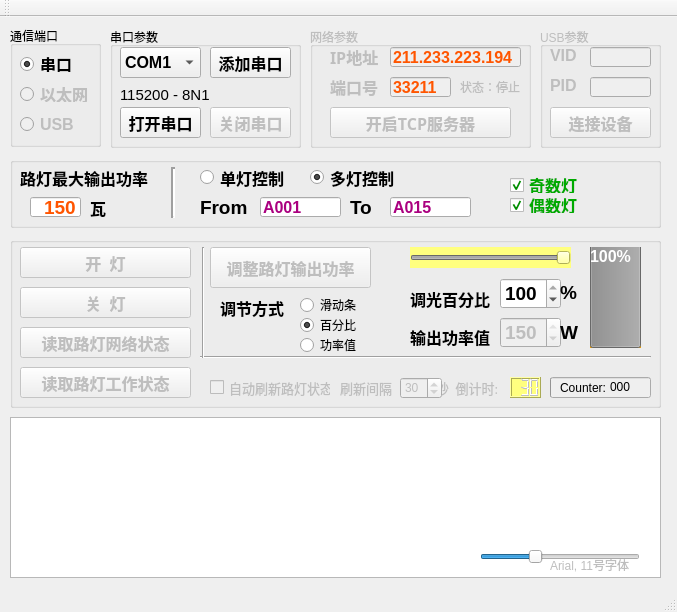
<?xml version="1.0" encoding="UTF-8"?>
<ui version="4.0">
 <class>MainWindow</class>
 <widget class="QMainWindow" name="MainWindow">
  <property name="geometry">
   <rect>
    <x>0</x>
    <y>0</y>
    <width>677</width>
    <height>612</height>
   </rect>
  </property>
  <property name="windowTitle">
   <string>ATZGB路灯控制软件 内测版本v0.11</string>
  </property>
  <widget class="QWidget" name="centralWidget">
   <widget class="QGroupBox" name="groupBox">
    <property name="geometry">
     <rect>
      <x>10</x>
      <y>140</y>
      <width>651</width>
      <height>71</height>
     </rect>
    </property>
    <property name="title">
     <string/>
    </property>
    <widget class="QLabel" name="label_to">
     <property name="geometry">
      <rect>
       <x>340</x>
       <y>40</y>
       <width>31</width>
       <height>20</height>
      </rect>
     </property>
     <property name="font">
      <font>
       <family>Arial</family>
       <pointsize>14</pointsize>
       <weight>75</weight>
       <bold>true</bold>
      </font>
     </property>
     <property name="text">
      <string>To</string>
     </property>
    </widget>
    <widget class="QLabel" name="label_from">
     <property name="geometry">
      <rect>
       <x>190</x>
       <y>40</y>
       <width>54</width>
       <height>20</height>
      </rect>
     </property>
     <property name="font">
      <font>
       <family>Arial</family>
       <pointsize>14</pointsize>
       <weight>75</weight>
       <bold>true</bold>
      </font>
     </property>
     <property name="text">
      <string>From</string>
     </property>
    </widget>
    <widget class="QLineEdit" name="AddrOP">
     <property name="geometry">
      <rect>
       <x>250</x>
       <y>40</y>
       <width>81</width>
       <height>20</height>
      </rect>
     </property>
     <property name="font">
      <font>
       <family>Arial</family>
       <pointsize>12</pointsize>
       <weight>75</weight>
       <bold>true</bold>
      </font>
     </property>
     <property name="styleSheet">
      <string notr="true">color: rgb(170, 0, 127);</string>
     </property>
     <property name="inputMask">
      <string>HHHH; </string>
     </property>
     <property name="text">
      <string>A001</string>
     </property>
     <property name="maxLength">
      <number>4</number>
     </property>
    </widget>
    <widget class="QLineEdit" name="AddrED">
     <property name="geometry">
      <rect>
       <x>380</x>
       <y>40</y>
       <width>81</width>
       <height>20</height>
      </rect>
     </property>
     <property name="font">
      <font>
       <family>Arial</family>
       <pointsize>12</pointsize>
       <weight>75</weight>
       <bold>true</bold>
      </font>
     </property>
     <property name="styleSheet">
      <string notr="true">color: rgb(170, 0, 127);</string>
     </property>
     <property name="inputMask">
      <string>HHHH; </string>
     </property>
     <property name="text">
      <string>A015</string>
     </property>
     <property name="maxLength">
      <number>4</number>
     </property>
     <property name="frame">
      <bool>true</bool>
     </property>
    </widget>
    <widget class="QRadioButton" name="radioBtnMul">
     <property name="geometry">
      <rect>
       <x>300</x>
       <y>10</y>
       <width>89</width>
       <height>21</height>
      </rect>
     </property>
     <property name="font">
      <font>
       <family>微软雅黑</family>
       <pointsize>12</pointsize>
       <weight>75</weight>
       <bold>true</bold>
      </font>
     </property>
     <property name="text">
      <string>多灯控制</string>
     </property>
     <property name="checked">
      <bool>true</bool>
     </property>
    </widget>
    <widget class="QRadioButton" name="radioBtnSig">
     <property name="geometry">
      <rect>
       <x>190</x>
       <y>10</y>
       <width>89</width>
       <height>21</height>
      </rect>
     </property>
     <property name="font">
      <font>
       <family>微软雅黑</family>
       <pointsize>12</pointsize>
       <weight>75</weight>
       <bold>true</bold>
      </font>
     </property>
     <property name="text">
      <string>单灯控制</string>
     </property>
    </widget>
    <widget class="QCheckBox" name="chkBox_odd">
     <property name="geometry">
      <rect>
       <x>500</x>
       <y>20</y>
       <width>71</width>
       <height>16</height>
      </rect>
     </property>
     <property name="font">
      <font>
       <family>微软雅黑</family>
       <pointsize>12</pointsize>
       <weight>75</weight>
       <bold>true</bold>
      </font>
     </property>
     <property name="styleSheet">
      <string notr="true">color: rgb(0, 170, 0);</string>
     </property>
     <property name="text">
      <string>奇数灯</string>
     </property>
     <property name="checked">
      <bool>true</bool>
     </property>
    </widget>
    <widget class="QCheckBox" name="chkBox_even">
     <property name="geometry">
      <rect>
       <x>500</x>
       <y>40</y>
       <width>71</width>
       <height>16</height>
      </rect>
     </property>
     <property name="font">
      <font>
       <family>微软雅黑</family>
       <pointsize>12</pointsize>
       <weight>75</weight>
       <bold>true</bold>
      </font>
     </property>
     <property name="styleSheet">
      <string notr="true">color: rgb(0, 170, 0);</string>
     </property>
     <property name="text">
      <string>偶数灯</string>
     </property>
     <property name="checked">
      <bool>true</bool>
     </property>
    </widget>
    <widget class="QLabel" name="label_11">
     <property name="geometry">
      <rect>
       <x>10</x>
       <y>10</y>
       <width>141</width>
       <height>21</height>
      </rect>
     </property>
     <property name="font">
      <font>
       <family>微软雅黑</family>
       <pointsize>12</pointsize>
       <weight>75</weight>
       <bold>true</bold>
      </font>
     </property>
     <property name="text">
      <string>路灯最大输出功率</string>
     </property>
    </widget>
    <widget class="QLineEdit" name="lampPowerMax">
     <property name="geometry">
      <rect>
       <x>20</x>
       <y>40</y>
       <width>51</width>
       <height>20</height>
      </rect>
     </property>
     <property name="font">
      <font>
       <family>Arial</family>
       <pointsize>14</pointsize>
       <weight>75</weight>
       <bold>true</bold>
      </font>
     </property>
     <property name="layoutDirection">
      <enum>Qt::LeftToRight</enum>
     </property>
     <property name="styleSheet">
      <string notr="true">color: rgb(255, 85, 0);</string>
     </property>
     <property name="inputMask">
      <string>999; </string>
     </property>
     <property name="text">
      <string>150</string>
     </property>
     <property name="maxLength">
      <number>3</number>
     </property>
     <property name="alignment">
      <set>Qt::AlignRight|Qt::AlignTrailing|Qt::AlignVCenter</set>
     </property>
    </widget>
    <widget class="QLabel" name="label_12">
     <property name="geometry">
      <rect>
       <x>80</x>
       <y>40</y>
       <width>16</width>
       <height>21</height>
      </rect>
     </property>
     <property name="font">
      <font>
       <family>微软雅黑</family>
       <pointsize>12</pointsize>
       <weight>75</weight>
       <bold>true</bold>
      </font>
     </property>
     <property name="text">
      <string>瓦</string>
     </property>
    </widget>
    <widget class="Line" name="line_3">
     <property name="geometry">
      <rect>
       <x>153</x>
       <y>10</y>
       <width>20</width>
       <height>51</height>
      </rect>
     </property>
     <property name="lineWidth">
      <number>2</number>
     </property>
     <property name="orientation">
      <enum>Qt::Vertical</enum>
     </property>
    </widget>
   </widget>
   <widget class="QGroupBox" name="groupBox_2">
    <property name="geometry">
     <rect>
      <x>10</x>
      <y>220</y>
      <width>651</width>
      <height>171</height>
     </rect>
    </property>
    <property name="title">
     <string/>
    </property>
    <widget class="QPushButton" name="BtnPWMoutEn">
     <property name="enabled">
      <bool>false</bool>
     </property>
     <property name="geometry">
      <rect>
       <x>200</x>
       <y>10</y>
       <width>161</width>
       <height>41</height>
      </rect>
     </property>
     <property name="font">
      <font>
       <family>微软雅黑</family>
       <pointsize>12</pointsize>
       <weight>75</weight>
       <bold>true</bold>
      </font>
     </property>
     <property name="text">
      <string>调整路灯输出功率</string>
     </property>
    </widget>
    <widget class="QPushButton" name="BtnNetTop">
     <property name="enabled">
      <bool>false</bool>
     </property>
     <property name="geometry">
      <rect>
       <x>10</x>
       <y>90</y>
       <width>171</width>
       <height>31</height>
      </rect>
     </property>
     <property name="font">
      <font>
       <family>微软雅黑</family>
       <pointsize>12</pointsize>
       <weight>75</weight>
       <bold>true</bold>
      </font>
     </property>
     <property name="text">
      <string>读取路灯网络状态</string>
     </property>
    </widget>
    <widget class="QSpinBox" name="PWMout_value">
     <property name="geometry">
      <rect>
       <x>490</x>
       <y>41</y>
       <width>61</width>
       <height>31</height>
      </rect>
     </property>
     <property name="font">
      <font>
       <family>Arial</family>
       <pointsize>14</pointsize>
       <weight>75</weight>
       <bold>true</bold>
      </font>
     </property>
     <property name="mouseTracking">
      <bool>false</bool>
     </property>
     <property name="layoutDirection">
      <enum>Qt::LeftToRight</enum>
     </property>
     <property name="accelerated">
      <bool>false</bool>
     </property>
     <property name="maximum">
      <number>100</number>
     </property>
     <property name="value">
      <number>100</number>
     </property>
    </widget>
    <widget class="QPushButton" name="BtnLampOff">
     <property name="enabled">
      <bool>false</bool>
     </property>
     <property name="geometry">
      <rect>
       <x>10</x>
       <y>50</y>
       <width>171</width>
       <height>31</height>
      </rect>
     </property>
     <property name="font">
      <font>
       <family>微软雅黑</family>
       <pointsize>12</pointsize>
       <weight>75</weight>
       <bold>true</bold>
      </font>
     </property>
     <property name="text">
      <string>关  灯</string>
     </property>
    </widget>
    <widget class="QLabel" name="label_2">
     <property name="geometry">
      <rect>
       <x>550</x>
       <y>40</y>
       <width>31</width>
       <height>31</height>
      </rect>
     </property>
     <property name="font">
      <font>
       <family>Arial</family>
       <pointsize>14</pointsize>
       <weight>75</weight>
       <bold>true</bold>
      </font>
     </property>
     <property name="text">
      <string>%</string>
     </property>
    </widget>
    <widget class="QPushButton" name="BtnPWMin">
     <property name="enabled">
      <bool>false</bool>
     </property>
     <property name="geometry">
      <rect>
       <x>10</x>
       <y>130</y>
       <width>171</width>
       <height>31</height>
      </rect>
     </property>
     <property name="font">
      <font>
       <family>微软雅黑</family>
       <pointsize>12</pointsize>
       <weight>75</weight>
       <bold>true</bold>
      </font>
     </property>
     <property name="text">
      <string>读取路灯工作状态</string>
     </property>
    </widget>
    <widget class="QPushButton" name="BtnLampOn">
     <property name="enabled">
      <bool>false</bool>
     </property>
     <property name="geometry">
      <rect>
       <x>10</x>
       <y>10</y>
       <width>171</width>
       <height>31</height>
      </rect>
     </property>
     <property name="font">
      <font>
       <family>微软雅黑</family>
       <pointsize>12</pointsize>
       <weight>75</weight>
       <bold>true</bold>
      </font>
     </property>
     <property name="text">
      <string>开  灯</string>
     </property>
    </widget>
    <widget class="QLCDNumber" name="lcdTimer">
     <property name="enabled">
      <bool>false</bool>
     </property>
     <property name="geometry">
      <rect>
       <x>500</x>
       <y>140</y>
       <width>31</width>
       <height>21</height>
      </rect>
     </property>
     <property name="styleSheet">
      <string notr="true">color: rgb(85, 0, 255);
background-color: rgb(255, 255, 127);</string>
     </property>
     <property name="digitCount">
      <number>3</number>
     </property>
     <property name="segmentStyle">
      <enum>QLCDNumber::Filled</enum>
     </property>
     <property name="intValue" stdset="0">
      <number>30</number>
     </property>
    </widget>
    <widget class="QCheckBox" name="chkBoxRefresh">
     <property name="enabled">
      <bool>false</bool>
     </property>
     <property name="geometry">
      <rect>
       <x>200</x>
       <y>140</y>
       <width>121</width>
       <height>21</height>
      </rect>
     </property>
     <property name="font">
      <font>
       <family>微软雅黑</family>
       <pointsize>10</pointsize>
       <weight>50</weight>
       <bold>false</bold>
      </font>
     </property>
     <property name="text">
      <string>自动刷新路灯状态</string>
     </property>
    </widget>
    <widget class="QLabel" name="label_refresh_info">
     <property name="enabled">
      <bool>false</bool>
     </property>
     <property name="geometry">
      <rect>
       <x>330</x>
       <y>140</y>
       <width>171</width>
       <height>21</height>
      </rect>
     </property>
     <property name="font">
      <font>
       <family>微软雅黑</family>
       <pointsize>10</pointsize>
       <weight>50</weight>
       <bold>false</bold>
      </font>
     </property>
     <property name="text">
      <string>刷新间隔             秒  倒计时:</string>
     </property>
    </widget>
    <widget class="QSpinBox" name="timeCounter">
     <property name="enabled">
      <bool>false</bool>
     </property>
     <property name="geometry">
      <rect>
       <x>390</x>
       <y>140</y>
       <width>42</width>
       <height>22</height>
      </rect>
     </property>
     <property name="minimum">
      <number>10</number>
     </property>
     <property name="maximum">
      <number>600</number>
     </property>
     <property name="singleStep">
      <number>10</number>
     </property>
     <property name="value">
      <number>30</number>
     </property>
    </widget>
    <widget class="QSlider" name="lampSlider">
     <property name="enabled">
      <bool>false</bool>
     </property>
     <property name="geometry">
      <rect>
       <x>400</x>
       <y>10</y>
       <width>161</width>
       <height>21</height>
      </rect>
     </property>
     <property name="styleSheet">
      <string notr="true">background-color: rgb(255, 255, 127);</string>
     </property>
     <property name="maximum">
      <number>100</number>
     </property>
     <property name="singleStep">
      <number>1</number>
     </property>
     <property name="pageStep">
      <number>10</number>
     </property>
     <property name="value">
      <number>100</number>
     </property>
     <property name="orientation">
      <enum>Qt::Horizontal</enum>
     </property>
     <property name="invertedAppearance">
      <bool>false</bool>
     </property>
     <property name="invertedControls">
      <bool>false</bool>
     </property>
    </widget>
    <widget class="Line" name="line">
     <property name="geometry">
      <rect>
       <x>190</x>
       <y>110</y>
       <width>451</width>
       <height>20</height>
      </rect>
     </property>
     <property name="orientation">
      <enum>Qt::Horizontal</enum>
     </property>
    </widget>
    <widget class="Line" name="line_2">
     <property name="geometry">
      <rect>
       <x>183</x>
       <y>10</y>
       <width>20</width>
       <height>111</height>
      </rect>
     </property>
     <property name="orientation">
      <enum>Qt::Vertical</enum>
     </property>
    </widget>
    <widget class="QSpinBox" name="lampPowerValue">
     <property name="enabled">
      <bool>false</bool>
     </property>
     <property name="geometry">
      <rect>
       <x>490</x>
       <y>80</y>
       <width>61</width>
       <height>31</height>
      </rect>
     </property>
     <property name="font">
      <font>
       <family>Arial</family>
       <pointsize>14</pointsize>
       <weight>75</weight>
       <bold>true</bold>
      </font>
     </property>
     <property name="minimum">
      <number>75</number>
     </property>
     <property name="maximum">
      <number>150</number>
     </property>
     <property name="singleStep">
      <number>1</number>
     </property>
     <property name="value">
      <number>150</number>
     </property>
    </widget>
    <widget class="QLabel" name="label_4">
     <property name="geometry">
      <rect>
       <x>400</x>
       <y>46</y>
       <width>91</width>
       <height>31</height>
      </rect>
     </property>
     <property name="font">
      <font>
       <family>微软雅黑</family>
       <pointsize>12</pointsize>
       <weight>75</weight>
       <bold>true</bold>
      </font>
     </property>
     <property name="text">
      <string>调光百分比</string>
     </property>
    </widget>
    <widget class="QLabel" name="label_9">
     <property name="geometry">
      <rect>
       <x>400</x>
       <y>90</y>
       <width>81</width>
       <height>20</height>
      </rect>
     </property>
     <property name="font">
      <font>
       <family>微软雅黑</family>
       <pointsize>12</pointsize>
       <weight>75</weight>
       <bold>true</bold>
      </font>
     </property>
     <property name="text">
      <string>输出功率值</string>
     </property>
    </widget>
    <widget class="QLabel" name="label_10">
     <property name="geometry">
      <rect>
       <x>550</x>
       <y>80</y>
       <width>21</width>
       <height>31</height>
      </rect>
     </property>
     <property name="font">
      <font>
       <family>Arial</family>
       <pointsize>14</pointsize>
       <weight>75</weight>
       <bold>true</bold>
      </font>
     </property>
     <property name="text">
      <string>W</string>
     </property>
    </widget>
    <widget class="QProgressBar" name="lampBar">
     <property name="enabled">
      <bool>false</bool>
     </property>
     <property name="geometry">
      <rect>
       <x>580</x>
       <y>10</y>
       <width>51</width>
       <height>101</height>
      </rect>
     </property>
     <property name="font">
      <font>
       <family>Arial</family>
       <pointsize>12</pointsize>
       <weight>75</weight>
       <bold>true</bold>
      </font>
     </property>
     <property name="styleSheet">
      <string notr="true">color: rgb(255, 255, 255);
border-color: rgb(255, 170, 255);
background-color: rgb(239, 159, 0);
</string>
     </property>
     <property name="value">
      <number>100</number>
     </property>
     <property name="textVisible">
      <bool>true</bool>
     </property>
     <property name="orientation">
      <enum>Qt::Vertical</enum>
     </property>
     <property name="textDirection">
      <enum>QProgressBar::TopToBottom</enum>
     </property>
    </widget>
    <widget class="QLabel" name="label_15">
     <property name="geometry">
      <rect>
       <x>210</x>
       <y>60</y>
       <width>71</width>
       <height>21</height>
      </rect>
     </property>
     <property name="font">
      <font>
       <family>微软雅黑</family>
       <pointsize>12</pointsize>
       <weight>75</weight>
       <bold>true</bold>
      </font>
     </property>
     <property name="text">
      <string>调节方式</string>
     </property>
    </widget>
    <widget class="QRadioButton" name="radio_slider">
     <property name="enabled">
      <bool>true</bool>
     </property>
     <property name="geometry">
      <rect>
       <x>290</x>
       <y>60</y>
       <width>61</width>
       <height>16</height>
      </rect>
     </property>
     <property name="text">
      <string>滑动条</string>
     </property>
    </widget>
    <widget class="QRadioButton" name="radio_power">
     <property name="geometry">
      <rect>
       <x>290</x>
       <y>100</y>
       <width>61</width>
       <height>16</height>
      </rect>
     </property>
     <property name="text">
      <string>功率值</string>
     </property>
    </widget>
    <widget class="QRadioButton" name="radio_percent">
     <property name="geometry">
      <rect>
       <x>290</x>
       <y>80</y>
       <width>61</width>
       <height>16</height>
      </rect>
     </property>
     <property name="text">
      <string>百分比</string>
     </property>
     <property name="checked">
      <bool>true</bool>
     </property>
    </widget>
    <widget class="QProgressBar" name="timerBar">
     <property name="enabled">
      <bool>false</bool>
     </property>
     <property name="geometry">
      <rect>
       <x>540</x>
       <y>140</y>
       <width>101</width>
       <height>21</height>
      </rect>
     </property>
     <property name="value">
      <number>0</number>
     </property>
     <property name="textVisible">
      <bool>false</bool>
     </property>
     <property name="invertedAppearance">
      <bool>false</bool>
     </property>
    </widget>
    <widget class="QLabel" name="label_3">
     <property name="geometry">
      <rect>
       <x>550</x>
       <y>140</y>
       <width>51</width>
       <height>21</height>
      </rect>
     </property>
     <property name="text">
      <string>Counter:</string>
     </property>
    </widget>
    <widget class="QLabel" name="label_timerOVcnt">
     <property name="geometry">
      <rect>
       <x>600</x>
       <y>140</y>
       <width>21</width>
       <height>20</height>
      </rect>
     </property>
     <property name="text">
      <string>000</string>
     </property>
    </widget>
   </widget>
   <widget class="QTextBrowser" name="textBrowser">
    <property name="geometry">
     <rect>
      <x>10</x>
      <y>400</y>
      <width>651</width>
      <height>161</height>
     </rect>
    </property>
    <property name="font">
     <font>
      <family>Arial</family>
      <pointsize>11</pointsize>
      <weight>75</weight>
      <bold>true</bold>
     </font>
    </property>
   </widget>
   <widget class="QGroupBox" name="groupBox_COM">
    <property name="enabled">
     <bool>true</bool>
    </property>
    <property name="geometry">
     <rect>
      <x>110</x>
      <y>10</y>
      <width>191</width>
      <height>121</height>
     </rect>
    </property>
    <property name="title">
     <string>串口参数</string>
    </property>
    <widget class="QComboBox" name="portNameComboBox">
     <property name="geometry">
      <rect>
       <x>10</x>
       <y>20</y>
       <width>81</width>
       <height>31</height>
      </rect>
     </property>
     <property name="font">
      <font>
       <family>Arial</family>
       <pointsize>12</pointsize>
       <weight>75</weight>
       <bold>true</bold>
      </font>
     </property>
     <item>
      <property name="text">
       <string>COM1</string>
      </property>
     </item>
     <item>
      <property name="text">
       <string>COM2</string>
      </property>
     </item>
     <item>
      <property name="text">
       <string>COM3</string>
      </property>
     </item>
     <item>
      <property name="text">
       <string>COM4</string>
      </property>
     </item>
    </widget>
    <widget class="QPushButton" name="BtnAddUart">
     <property name="geometry">
      <rect>
       <x>100</x>
       <y>20</y>
       <width>81</width>
       <height>31</height>
      </rect>
     </property>
     <property name="font">
      <font>
       <family>微软雅黑</family>
       <pointsize>12</pointsize>
       <weight>75</weight>
       <bold>true</bold>
      </font>
     </property>
     <property name="text">
      <string>添加串口</string>
     </property>
    </widget>
    <widget class="QPushButton" name="BtnCloseUart">
     <property name="enabled">
      <bool>false</bool>
     </property>
     <property name="geometry">
      <rect>
       <x>100</x>
       <y>80</y>
       <width>81</width>
       <height>31</height>
      </rect>
     </property>
     <property name="font">
      <font>
       <family>微软雅黑</family>
       <pointsize>12</pointsize>
       <weight>75</weight>
       <bold>true</bold>
      </font>
     </property>
     <property name="text">
      <string>关闭串口</string>
     </property>
    </widget>
    <widget class="QPushButton" name="BtnOpenUart">
     <property name="geometry">
      <rect>
       <x>10</x>
       <y>80</y>
       <width>81</width>
       <height>31</height>
      </rect>
     </property>
     <property name="font">
      <font>
       <family>微软雅黑</family>
       <pointsize>12</pointsize>
       <weight>75</weight>
       <bold>true</bold>
      </font>
     </property>
     <property name="autoFillBackground">
      <bool>false</bool>
     </property>
     <property name="styleSheet">
      <string notr="true"/>
     </property>
     <property name="text">
      <string>打开串口</string>
     </property>
    </widget>
    <widget class="QLabel" name="label">
     <property name="geometry">
      <rect>
       <x>10</x>
       <y>60</y>
       <width>91</width>
       <height>16</height>
      </rect>
     </property>
     <property name="font">
      <font>
       <family>Arial</family>
       <pointsize>11</pointsize>
       <weight>50</weight>
       <bold>false</bold>
      </font>
     </property>
     <property name="text">
      <string>115200 - 8N1</string>
     </property>
    </widget>
   </widget>
   <widget class="QGroupBox" name="groupBox_NET">
    <property name="enabled">
     <bool>false</bool>
    </property>
    <property name="geometry">
     <rect>
      <x>310</x>
      <y>10</y>
      <width>221</width>
      <height>121</height>
     </rect>
    </property>
    <property name="title">
     <string>网络参数</string>
    </property>
    <widget class="QLineEdit" name="netPortNumb">
     <property name="geometry">
      <rect>
       <x>80</x>
       <y>50</y>
       <width>61</width>
       <height>20</height>
      </rect>
     </property>
     <property name="font">
      <font>
       <family>Arial</family>
       <pointsize>12</pointsize>
       <weight>75</weight>
       <bold>true</bold>
      </font>
     </property>
     <property name="styleSheet">
      <string notr="true">color: rgb(255, 85, 0);</string>
     </property>
     <property name="inputMask">
      <string>99999; </string>
     </property>
     <property name="text">
      <string>33211</string>
     </property>
    </widget>
    <widget class="QLabel" name="label_6">
     <property name="geometry">
      <rect>
       <x>20</x>
       <y>50</y>
       <width>54</width>
       <height>20</height>
      </rect>
     </property>
     <property name="font">
      <font>
       <family>微软雅黑</family>
       <pointsize>12</pointsize>
       <weight>75</weight>
       <bold>true</bold>
      </font>
     </property>
     <property name="text">
      <string>端口号</string>
     </property>
    </widget>
    <widget class="QLineEdit" name="netIpAddr">
     <property name="geometry">
      <rect>
       <x>80</x>
       <y>20</y>
       <width>131</width>
       <height>20</height>
      </rect>
     </property>
     <property name="font">
      <font>
       <family>Arial</family>
       <pointsize>12</pointsize>
       <weight>75</weight>
       <bold>true</bold>
      </font>
     </property>
     <property name="styleSheet">
      <string notr="true">color: rgb(255, 85, 0);</string>
     </property>
     <property name="text">
      <string>211.233.223.194</string>
     </property>
    </widget>
    <widget class="QLabel" name="label_5">
     <property name="geometry">
      <rect>
       <x>20</x>
       <y>20</y>
       <width>54</width>
       <height>20</height>
      </rect>
     </property>
     <property name="font">
      <font>
       <family>微软雅黑</family>
       <pointsize>12</pointsize>
       <weight>75</weight>
       <bold>true</bold>
      </font>
     </property>
     <property name="text">
      <string>IP地址</string>
     </property>
    </widget>
    <widget class="QPushButton" name="btnNetStart">
     <property name="geometry">
      <rect>
       <x>20</x>
       <y>80</y>
       <width>181</width>
       <height>31</height>
      </rect>
     </property>
     <property name="font">
      <font>
       <family>微软雅黑</family>
       <pointsize>12</pointsize>
       <weight>75</weight>
       <bold>true</bold>
      </font>
     </property>
     <property name="text">
      <string>开启TCP服务器</string>
     </property>
    </widget>
    <widget class="QLabel" name="netLabelStatus">
     <property name="geometry">
      <rect>
       <x>150</x>
       <y>50</y>
       <width>61</width>
       <height>20</height>
      </rect>
     </property>
     <property name="text">
      <string>状态：停止</string>
     </property>
    </widget>
   </widget>
   <widget class="QGroupBox" name="groupBox_USB">
    <property name="enabled">
     <bool>false</bool>
    </property>
    <property name="geometry">
     <rect>
      <x>540</x>
      <y>10</y>
      <width>121</width>
      <height>121</height>
     </rect>
    </property>
    <property name="title">
     <string>USB参数</string>
    </property>
    <widget class="QLabel" name="label_7">
     <property name="geometry">
      <rect>
       <x>10</x>
       <y>20</y>
       <width>31</width>
       <height>16</height>
      </rect>
     </property>
     <property name="font">
      <font>
       <family>Arial</family>
       <pointsize>12</pointsize>
       <weight>75</weight>
       <bold>true</bold>
      </font>
     </property>
     <property name="text">
      <string>VID</string>
     </property>
    </widget>
    <widget class="QLabel" name="label_8">
     <property name="geometry">
      <rect>
       <x>10</x>
       <y>50</y>
       <width>31</width>
       <height>16</height>
      </rect>
     </property>
     <property name="font">
      <font>
       <family>Arial</family>
       <pointsize>12</pointsize>
       <weight>75</weight>
       <bold>true</bold>
      </font>
     </property>
     <property name="text">
      <string>PID</string>
     </property>
    </widget>
    <widget class="QLineEdit" name="usbVIDvalue">
     <property name="geometry">
      <rect>
       <x>50</x>
       <y>20</y>
       <width>61</width>
       <height>20</height>
      </rect>
     </property>
    </widget>
    <widget class="QLineEdit" name="usbPIDvalue">
     <property name="geometry">
      <rect>
       <x>50</x>
       <y>50</y>
       <width>61</width>
       <height>20</height>
      </rect>
     </property>
    </widget>
    <widget class="QPushButton" name="btnUsbConnect">
     <property name="geometry">
      <rect>
       <x>10</x>
       <y>80</y>
       <width>101</width>
       <height>31</height>
      </rect>
     </property>
     <property name="font">
      <font>
       <family>微软雅黑</family>
       <pointsize>12</pointsize>
       <weight>75</weight>
       <bold>true</bold>
      </font>
     </property>
     <property name="text">
      <string>连接设备</string>
     </property>
    </widget>
   </widget>
   <widget class="QGroupBox" name="groupBox_PORT">
    <property name="geometry">
     <rect>
      <x>10</x>
      <y>9</y>
      <width>91</width>
      <height>121</height>
     </rect>
    </property>
    <property name="title">
     <string>通信端口</string>
    </property>
    <widget class="QRadioButton" name="radioBtn_COM">
     <property name="geometry">
      <rect>
       <x>10</x>
       <y>30</y>
       <width>51</width>
       <height>16</height>
      </rect>
     </property>
     <property name="font">
      <font>
       <family>微软雅黑</family>
       <pointsize>12</pointsize>
       <weight>75</weight>
       <bold>true</bold>
      </font>
     </property>
     <property name="text">
      <string>串口</string>
     </property>
     <property name="checked">
      <bool>true</bool>
     </property>
    </widget>
    <widget class="QRadioButton" name="radioBtn_USB">
     <property name="enabled">
      <bool>false</bool>
     </property>
     <property name="geometry">
      <rect>
       <x>10</x>
       <y>90</y>
       <width>61</width>
       <height>16</height>
      </rect>
     </property>
     <property name="font">
      <font>
       <family>Arial</family>
       <pointsize>12</pointsize>
       <weight>75</weight>
       <bold>true</bold>
      </font>
     </property>
     <property name="text">
      <string>USB</string>
     </property>
    </widget>
    <widget class="QRadioButton" name="radioBtn_NET">
     <property name="enabled">
      <bool>false</bool>
     </property>
     <property name="geometry">
      <rect>
       <x>10</x>
       <y>60</y>
       <width>71</width>
       <height>16</height>
      </rect>
     </property>
     <property name="font">
      <font>
       <family>微软雅黑</family>
       <pointsize>12</pointsize>
       <weight>75</weight>
       <bold>true</bold>
      </font>
     </property>
     <property name="text">
      <string>以太网</string>
     </property>
    </widget>
   </widget>
   <widget class="QSlider" name="textBrowserFontSlider">
    <property name="geometry">
     <rect>
      <x>480</x>
      <y>530</y>
      <width>160</width>
      <height>19</height>
     </rect>
    </property>
    <property name="minimum">
     <number>6</number>
    </property>
    <property name="maximum">
     <number>21</number>
    </property>
    <property name="pageStep">
     <number>3</number>
    </property>
    <property name="value">
     <number>11</number>
    </property>
    <property name="orientation">
     <enum>Qt::Horizontal</enum>
    </property>
   </widget>
   <widget class="QLabel" name="textBrowserFontLabel">
    <property name="enabled">
     <bool>false</bool>
    </property>
    <property name="geometry">
     <rect>
      <x>550</x>
      <y>540</y>
      <width>91</width>
      <height>16</height>
     </rect>
    </property>
    <property name="text">
     <string>Arial, 11号字体</string>
    </property>
   </widget>
   <widget class="QPushButton" name="BtnTest">
    <property name="enabled">
     <bool>false</bool>
    </property>
    <property name="geometry">
     <rect>
      <x>550</x>
      <y>400</y>
      <width>91</width>
      <height>23</height>
     </rect>
    </property>
    <property name="text">
     <string>数据解析测试</string>
    </property>
   </widget>
   <zorder>BtnTest</zorder>
   <zorder>groupBox</zorder>
   <zorder>groupBox_2</zorder>
   <zorder>textBrowser</zorder>
   <zorder>groupBox_COM</zorder>
   <zorder>groupBox_NET</zorder>
   <zorder>groupBox_USB</zorder>
   <zorder>groupBox_PORT</zorder>
   <zorder>textBrowserFontSlider</zorder>
   <zorder>textBrowserFontLabel</zorder>
  </widget>
  <widget class="QMenuBar" name="menuBar">
   <property name="geometry">
    <rect>
     <x>0</x>
     <y>0</y>
     <width>677</width>
     <height>23</height>
    </rect>
   </property>
  </widget>
  <widget class="QToolBar" name="mainToolBar">
   <attribute name="toolBarArea">
    <enum>TopToolBarArea</enum>
   </attribute>
   <attribute name="toolBarBreak">
    <bool>false</bool>
   </attribute>
  </widget>
  <widget class="QStatusBar" name="statusBar"/>
 </widget>
 <layoutdefault spacing="6" margin="11"/>
 <resources/>
 <connections/>
</ui>
